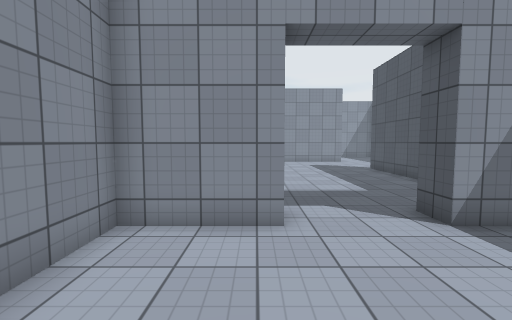
View 1 (above)

19 first-person views from a walk through a 3-D level made in the Unity game engine. The camera is 1.5 m above the floor, tilts 4° down and sees 90° across. The floor is counted in squares, 1 m on a side. Each view is taken from the middle of a square. On the plan, view 1 faces up. The plan holds only what a view shows up to about 13 squares ahead; the rest is blank. The place goes on beyond the plan. The player is left out. Surface patterns are stand-ins for the level's own textures.

View 2
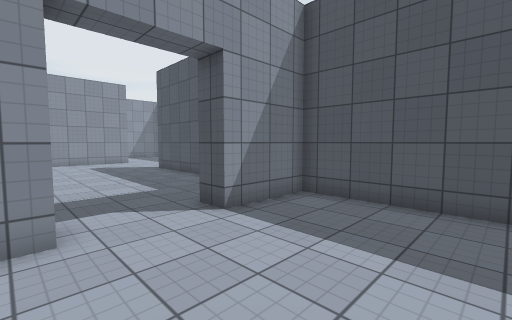

View 3
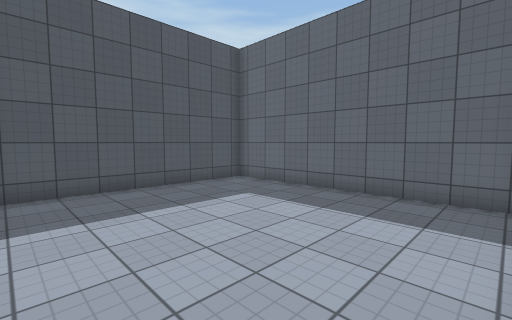

View 4
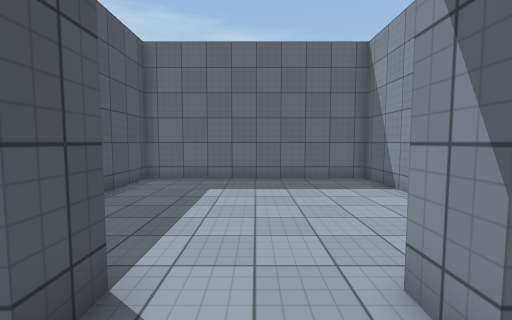

View 5
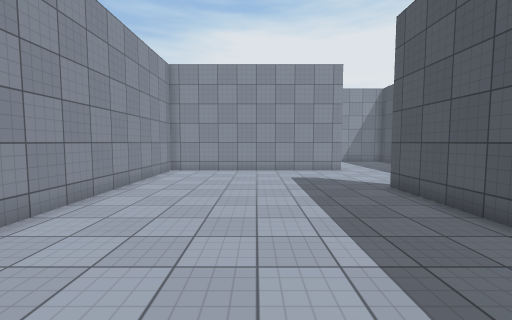

View 6
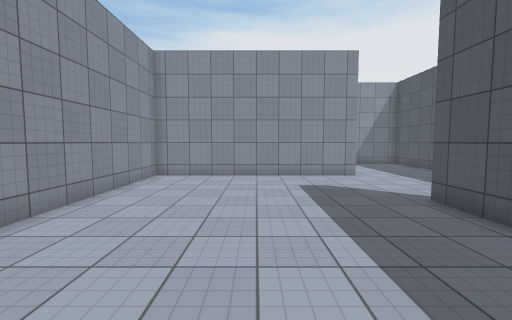

View 7
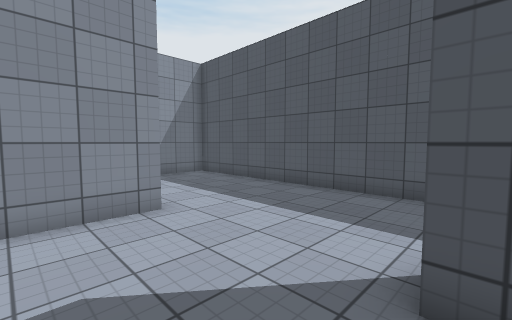

View 8
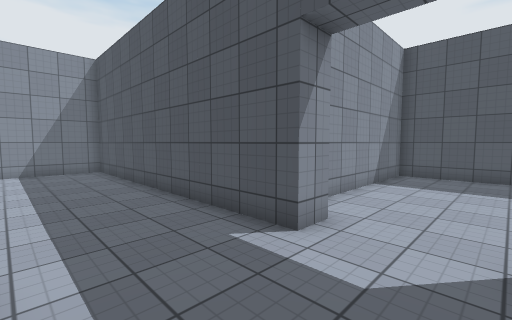

View 9
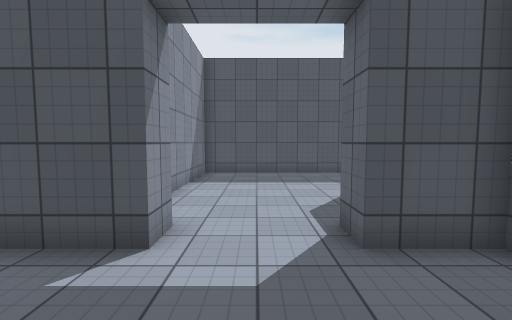

View 10
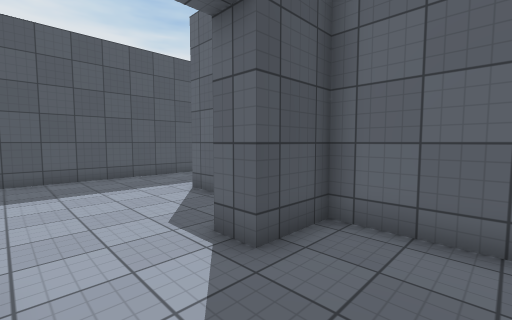

View 11
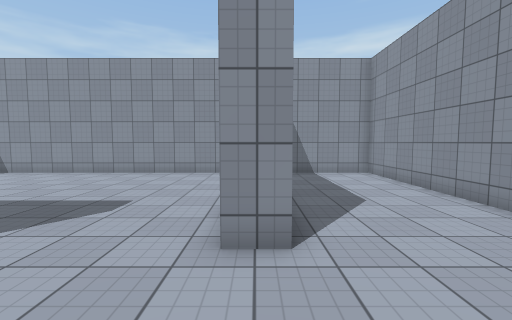

View 12
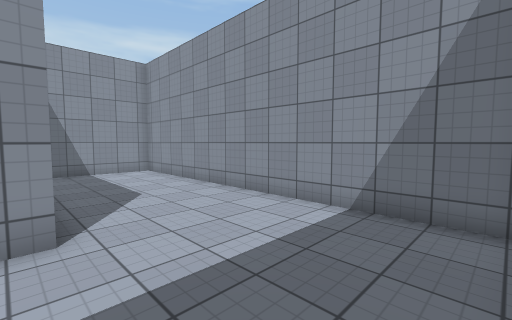

View 13
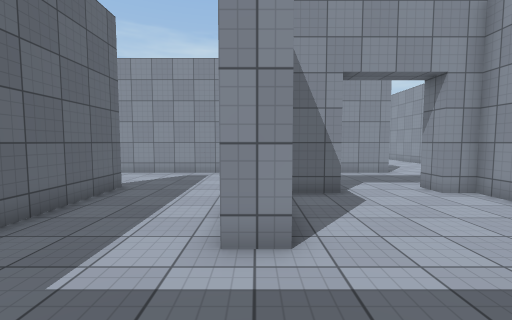

View 14
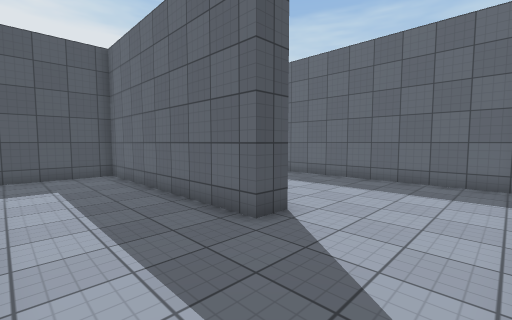

View 15
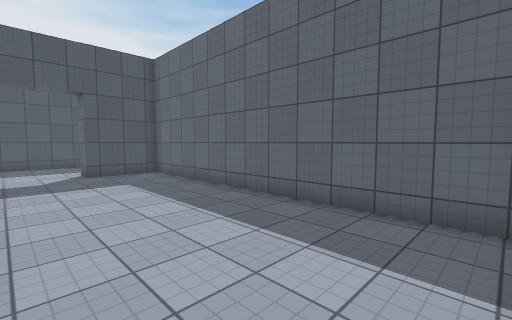

View 16
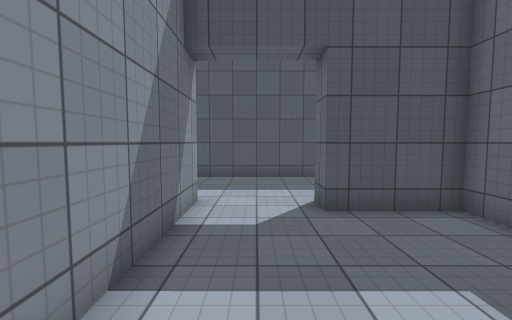

View 17
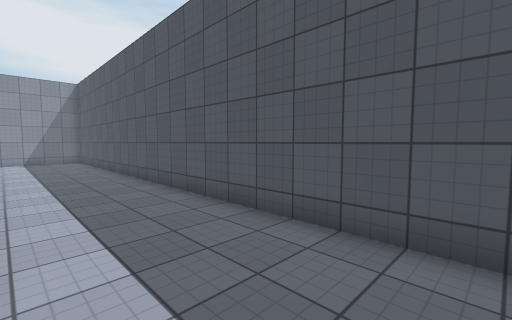

View 18
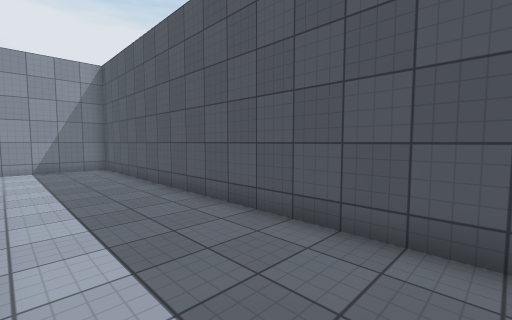

View 19
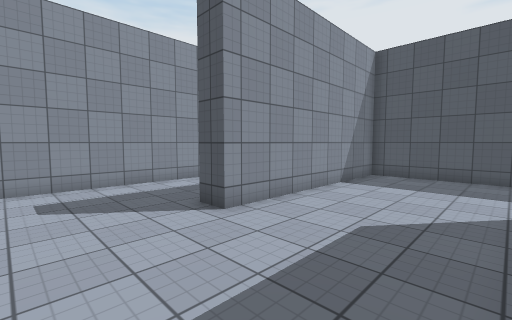

### Floor plan
Points are (right, up) in squares from view 1. A wall is a line through its corners. A room is listed if a view was taken in it or the views show most of it. See-through windows are left out.
Room 1 (views 1, 2, 3)
walls: (-2.5, -0.5) (-2.5, -3.5) (6.5, -3.5) (6.5, 4.5) (3.5, 4.5); (0.5, 4.5) (-2.5, 4.5) (-2.5, 2.4)
ways out: opening at (2, 4.7) to room 2
Room 2 (views 4, 5, 6, 7, 8, 9, 10, 11, 12, 13, 14, 15, 16, 17, 18, 19)
walls: (8.9, 8.5) (11.5, 8.5) (11.5, 10.5) (12.5, 10.5) (12.5, 9); (15.3, 8.5) (16.5, 8.5) (16.5, 7.5); (7.5, 14.6) (7.5, 12.1); (6.5, 10.1) (6.5, 14.5); (7.5, 6.2) (7.5, 1.4); (11.5, 2.5) (11.5, 3.5) (20.5, 3.5) (20.5, 14.5) (12.5, 14.5) (12.5, 13.5) (11.5, 13.5) (11.5, 25.5) (-2.5, 25.5) (-2.5, 21.5); (6.5, 20.6) (6.5, 19.5) (-2.5, 19.5) (-2.5, 7.4); (3.5, 4.5) (3.5, 5.5); (0.5, 5.5) (0.5, 4.5); (21.5, 2.5) (16.4, 2.5); (20.1, 25.5) (13.9, 25.5); (7.9, -3.5) (20.5, -3.5) (20.5, -0.5) (21.5, -0.5); (26, -1.6) (26, 20.5) (17.5, 20.5) (17.5, 21.5)
ways out: opening at (2, 4.7) to room 1

Positions as (right, up) in squares from view 1, and headings:
1: (0, 0), facing up
2: (0, 0), facing up-right
3: (-2, 4), facing down-right
4: (2, 7), facing down
5: (2, 6), facing up
6: (2, 8), facing up
7: (4, 14), facing up-right
8: (8, 11), facing up-right
9: (8, 12), facing right
10: (9, 13), facing down-right
11: (10, 20), facing left
12: (11, 20), facing up-left
13: (20, 8), facing left
14: (8, 7), facing down-right
15: (8, 2), facing down-right
16: (15, 1), facing right
17: (22, -1), facing up-right
18: (22, 5), facing up-right
19: (14, 16), facing up-right
